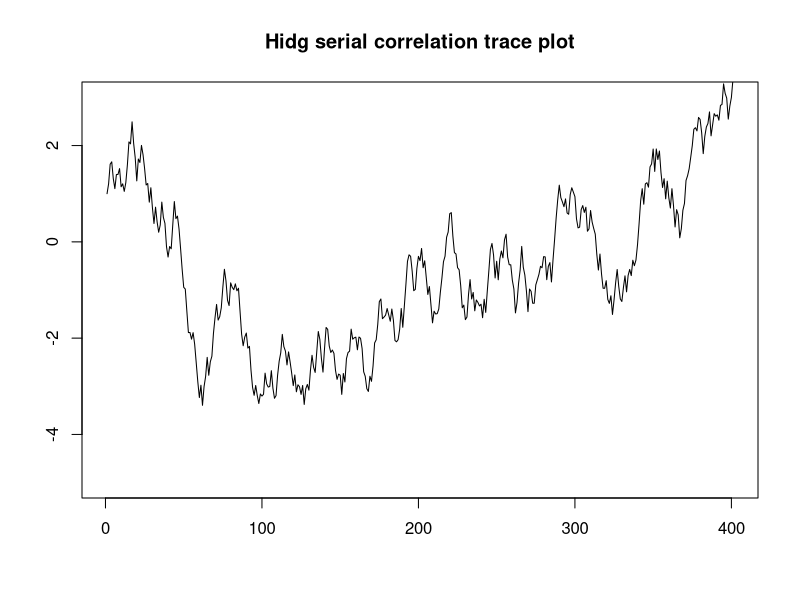

The R source for this figure:
x=1
y=runif(400,-0.5,0.5)
for( i in 1:400){
  x=c(x,x[i]+y[i])
}

png(file='D:/Study files/Ymsc/ST955_Dissertation/papers/latex/LatexTemplate/figures/Trace2.png', width = 500,height = 300)
plot(x,type='l',ylim=c(-5,3),main='Hidg serial correlation trace plot',xlab='',ylab='')

dev.off()